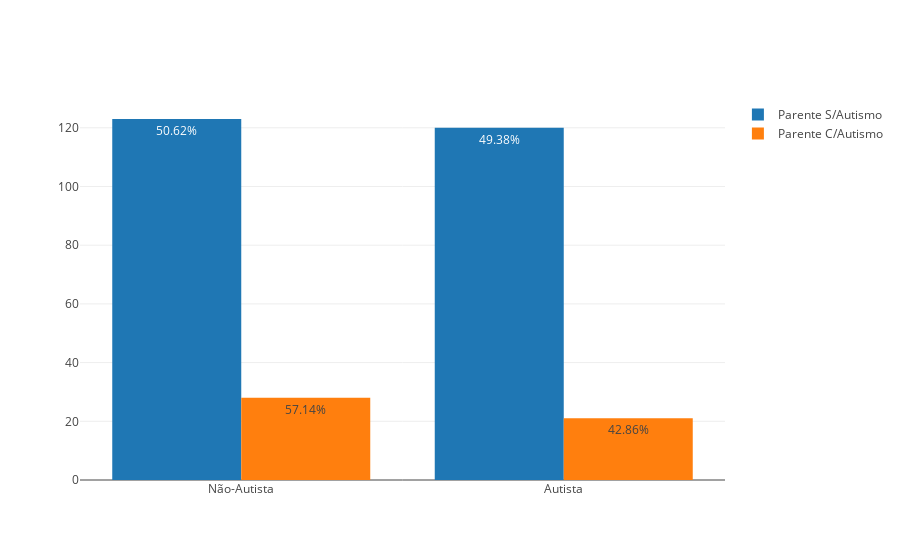

Source (notebook cell):
### Markdown cell above
### Herança genética das crianças com autismo

O fato de ter alguém com autismo na família pode indicar que outras pessoas nessa família teram autismo?

### Code cell
# FIXME: Esse gráfico ainda não está nada bom.

# Agrupando casos de autismo em parentes com os pacientes analisados do dataset
parentes = df.groupby('austim')['Class/ASD'].value_counts()

# Criando gráfico para visualização
trace_psa = go.Bar(x = new_x,
                  y = list(parentes[:2]),
                  text = porcentagem(list(parentes[:2])),
                  textposition = 'auto',
                  name = 'Parente S/Autismo')

trace_pca = go.Bar(x = new_x,
                  y = list(parentes[2:]),
                  text = porcentagem(list(parentes[2:])),
                  textposition = 'auto',
                  name = 'Parente C/Autismo')

data3 = [trace_psa,trace_pca]

layout2 = go.Layout(barmode = 'group')

fig2 = go.Figure(data=data3, layout = layout2)

py.iplot(fig2)

### Figure 1 — Plotly figure (JSON) as saved in the notebook; plotly's stock layout.template omitted (floating-point values rounded to 4 significant figures)
{"data": [{"name": "Parente S/Autismo", "text": ["50.62%", "49.38%"], "textposition": "auto", "type": "bar", "uid": "386ab9c5-2ccd-40f9-9013-504c5d01bd5e", "x": ["Não-Autista", "Autista"], "y": [123, 120]}, {"name": "Parente C/Autismo", "text": ["57.14%", "42.86%"], "textposition": "auto", "type": "bar", "uid": "3a973cb3-de89-443e-9d5b-3f63fee664f2", "x": ["Não-Autista", "Autista"], "y": [28, 21]}], "layout": {"barmode": "group"}}
